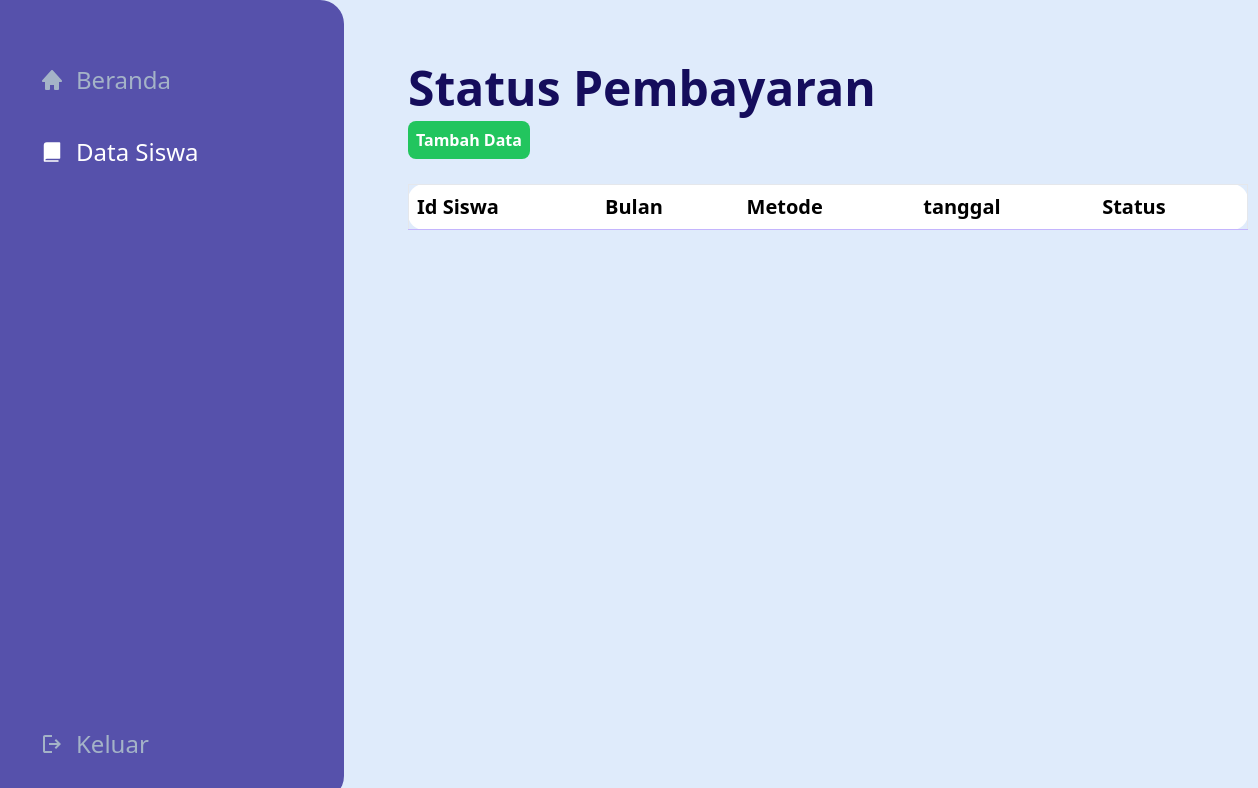
The app's page /admin_DataPembayaran.php?id_siswa=3371, older data.
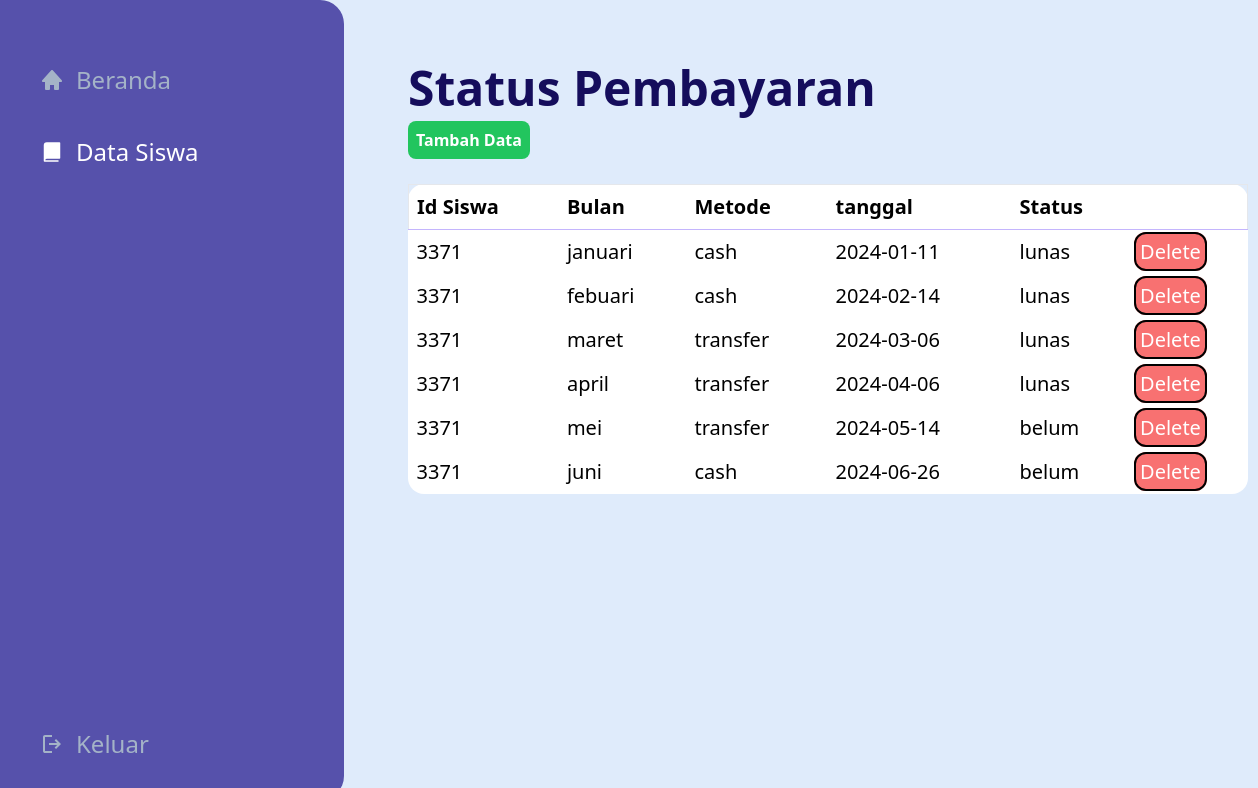
The same page, newer data.
### tables this page shows
CREATE TABLE IF NOT EXISTS `tbl_pembayaran` (
  `id` int(11) NOT NULL,
  `id_siswa` int(10) NOT NULL,
  `bulan` varchar(20) NOT NULL,
  `metode` varchar(50) NOT NULL,
  `tanggal` date NOT NULL,
  `status` varchar(10) NOT NULL
);

### src/admin_DataPembayaran.php (the view, shortened to what this page needs)
<?php
    require 'connection.php';
?>
<!doctype html>
<html>
<head>
  <link href="output.css" rel="stylesheet">
</head>
<body class="bg-[#DFEBFB] h-screen flex ">
<header class="bg-[#5651AB] w-[344px] rounded-r-3xl flex flex-col justify-between items-start ">
      <nav class="">
          <ul class="text-[#A4B3C7] text-2xl">
                <li class="m-10 mt-16 flex gap-3 active:text-white hover:text-white  items-center">
                    <a class="active:text-white" href="admin_home.php">Beranda</a>
                </li>
                <li class="m-10 flex gap-3 active:text-white text-white  items-center">
                    <svg xmlns="http://www.w3.org/2000/svg" width="1em" height="1em" viewBox="0 0 256 256"><path fill="currentColor" d="M216 32v160a8 8 0 0 1-8 8H72a16 16 0 0 0-16 16h136a8 8 0 0 1 0 16H48a8 8 0 0 1-8-8V56a32 32 0 0 1 32-32h136a8 8 0 0 1 8 8"/></svg>
                    <a href="admin_dataSiswa.php">Data Siswa</a>
                </li>
            </ul>
        </nav>
        <div class="text-[#A4B3C7] hover:text-white text-2xl m-10 flex gap-3 items-center">
            <svg xmlns="http://www.w3.org/2000/svg" width="1em" height="1em" viewBox="0 0 24 24"><path fill="currentColor" d="M5 21q-.825 0-1.412-.587T3 19V5q0-.825.588-1.412T5 3h7v2H5v14h7v2zm11-4l-1.375-1.45l2.55-2.55H9v-2h8.175l-2.55-2.55L16 7l5 5z"/></svg>
            <a href="<?php $_SERVER['PHP_SELF']; ?>">Keluar</a>
        </div>
    </header>
    <main class="p-16 w-[841px]">
        <h1 class="mb-4 text-5xl font-bold text-[#150D5C]">Status Pembayaran</h1>
        <a href="admin_formTambahPembayaran.php" class="font-semibold p-2 bg-green-500 text-white rounded-lg" >Tambah Data</a>
        <table class="table-auto mt-8 bg-white text-xl w-[840px] rounded-2xl  ">
            <thead>
                <tr class="border border-b-violet-300" >
                    <th class="p-2 text-left">Id Siswa</th>
                    <th class="p-2 text-left">Bulan</th>
                    <th class="p-2 text-left">Metode</th>
                    <th class="p-2 text-left">tanggal</th>
                    <th class="p-2 text-left">Status</th>
                </tr>
            </thead>
            <tbody class="">
            <?php
                if(isset($_GET['id_siswa'])){
                    $id_siswa = $_GET['id_siswa'];
                    $query = mysqli_query($con,"SELECT * FROM tbl_pembayaran WHERE id_siswa = $id_siswa ");
                    if($query){
                        while ($data=mysqli_fetch_array($query)){?>
                        <tr>
                            <td class="p-2 "><?= $data['id_siswa'] ?> </td>
                            <td class="p-2 "><?= $data['bulan'] ?> </td>
                            <td class="p-2 "><?= $data['metode'] ?></td>
                            <td class="p-2 "><?= $data['tanggal'] ?></td>
                            <td class="p-2 "><?= $data['status'] ?></td>
                            <td><a href="delete_pembayaran.php?id=<?php echo $data['id'] ?>" class="p-1 border border-2 text-white border-black bg-red-400 rounded-xl">Delete</a></td>
                        </tr>
                        <?php } ?>
                        <?php
                    } else {
                        echo "erorr" .mysqli_error($con);
                    }
                }
                ?>
            </tbody>
        </table>
    </main>
</body>
</html>

Row changes from the older to the newer data that the page shows:
added tbl_pembayaran: id_siswa "3371", bulan "januari", metode "cash", tanggal "2024-01-11", status "lunas"
added tbl_pembayaran: id_siswa "3371", bulan "febuari", metode "cash", tanggal "2024-02-14", status "lunas"
added tbl_pembayaran: id_siswa "3371", bulan "maret", metode "transfer", tanggal "2024-03-06", status "lunas"
added tbl_pembayaran: id_siswa "3371", bulan "april", metode "transfer", tanggal "2024-04-06", status "lunas"
added tbl_pembayaran: id_siswa "3371", bulan "mei", metode "transfer", tanggal "2024-05-14", status "belum"
added tbl_pembayaran: id_siswa "3371", bulan "juni", metode "cash", tanggal "2024-06-26", status "belum"
